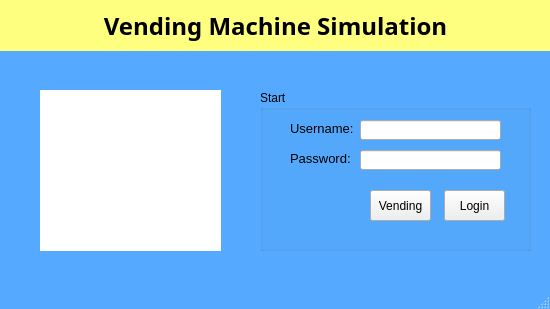
<?xml version="1.0" encoding="UTF-8"?>
<ui version="4.0">
 <class>MainWindow</class>
 <widget class="QMainWindow" name="MainWindow">
  <property name="geometry">
   <rect>
    <x>0</x>
    <y>0</y>
    <width>550</width>
    <height>309</height>
   </rect>
  </property>
  <property name="windowTitle">
   <string>MainWindow</string>
  </property>
  <property name="styleSheet">
   <string notr="true">#MainWindow
{
background-color: rgb(85, 170, 255);
}</string>
  </property>
  <widget class="QWidget" name="centralwidget">
   <widget class="QLabel" name="label">
    <property name="geometry">
     <rect>
      <x>0</x>
      <y>0</y>
      <width>551</width>
      <height>51</height>
     </rect>
    </property>
    <property name="font">
     <font>
      <family>Segoe Print</family>
      <pointsize>18</pointsize>
      <weight>75</weight>
      <bold>true</bold>
     </font>
    </property>
    <property name="styleSheet">
     <string notr="true">background-color: rgb(255, 255, 127);</string>
    </property>
    <property name="text">
     <string>Vending Machine Simulation</string>
    </property>
    <property name="alignment">
     <set>Qt::AlignCenter</set>
    </property>
   </widget>
   <widget class="QGroupBox" name="groupBox">
    <property name="geometry">
     <rect>
      <x>260</x>
      <y>90</y>
      <width>271</width>
      <height>161</height>
     </rect>
    </property>
    <property name="title">
     <string>Start</string>
    </property>
    <widget class="QLabel" name="label_2">
     <property name="geometry">
      <rect>
       <x>30</x>
       <y>30</y>
       <width>71</width>
       <height>16</height>
      </rect>
     </property>
     <property name="font">
      <font>
       <pointsize>10</pointsize>
      </font>
     </property>
     <property name="text">
      <string>Username:</string>
     </property>
    </widget>
    <widget class="QLabel" name="label_3">
     <property name="geometry">
      <rect>
       <x>30</x>
       <y>60</y>
       <width>71</width>
       <height>16</height>
      </rect>
     </property>
     <property name="font">
      <font>
       <pointsize>10</pointsize>
      </font>
     </property>
     <property name="text">
      <string>Password:</string>
     </property>
    </widget>
    <widget class="QLineEdit" name="tb1">
     <property name="geometry">
      <rect>
       <x>100</x>
       <y>30</y>
       <width>141</width>
       <height>20</height>
      </rect>
     </property>
    </widget>
    <widget class="QLineEdit" name="tb2">
     <property name="geometry">
      <rect>
       <x>100</x>
       <y>60</y>
       <width>141</width>
       <height>20</height>
      </rect>
     </property>
     <property name="echoMode">
      <enum>QLineEdit::Password</enum>
     </property>
    </widget>
    <widget class="QPushButton" name="loginButton">
     <property name="geometry">
      <rect>
       <x>184</x>
       <y>100</y>
       <width>61</width>
       <height>31</height>
      </rect>
     </property>
     <property name="text">
      <string>Login</string>
     </property>
    </widget>
    <widget class="QPushButton" name="vendingButton">
     <property name="geometry">
      <rect>
       <x>110</x>
       <y>100</y>
       <width>61</width>
       <height>31</height>
      </rect>
     </property>
     <property name="text">
      <string>Vending</string>
     </property>
    </widget>
   </widget>
   <widget class="QGraphicsView" name="graphicsView">
    <property name="geometry">
     <rect>
      <x>40</x>
      <y>90</y>
      <width>181</width>
      <height>161</height>
     </rect>
    </property>
    <property name="styleSheet">
     <string notr="true">#graphicsView
{
background-image: url(&quot;images/soda_logo.png&quot;);
}</string>
    </property>
    <property name="frameShape">
     <enum>QFrame::NoFrame</enum>
    </property>
   </widget>
  </widget>
  <widget class="QMenuBar" name="menubar">
   <property name="geometry">
    <rect>
     <x>0</x>
     <y>0</y>
     <width>550</width>
     <height>21</height>
    </rect>
   </property>
  </widget>
  <widget class="QStatusBar" name="statusbar"/>
 </widget>
 <resources/>
 <connections/>
</ui>
